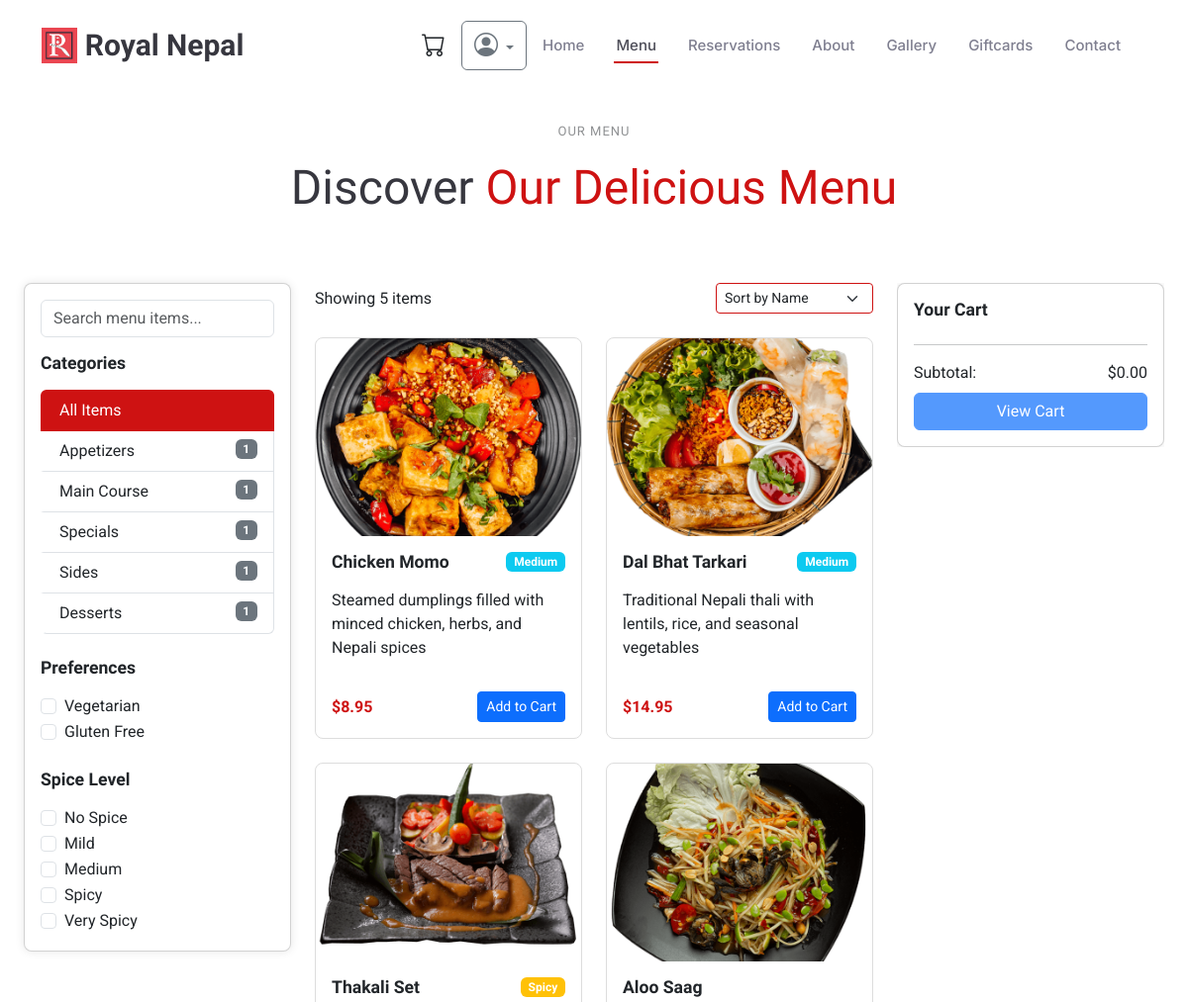
Before: /menu/ (upper part) with the older database file.
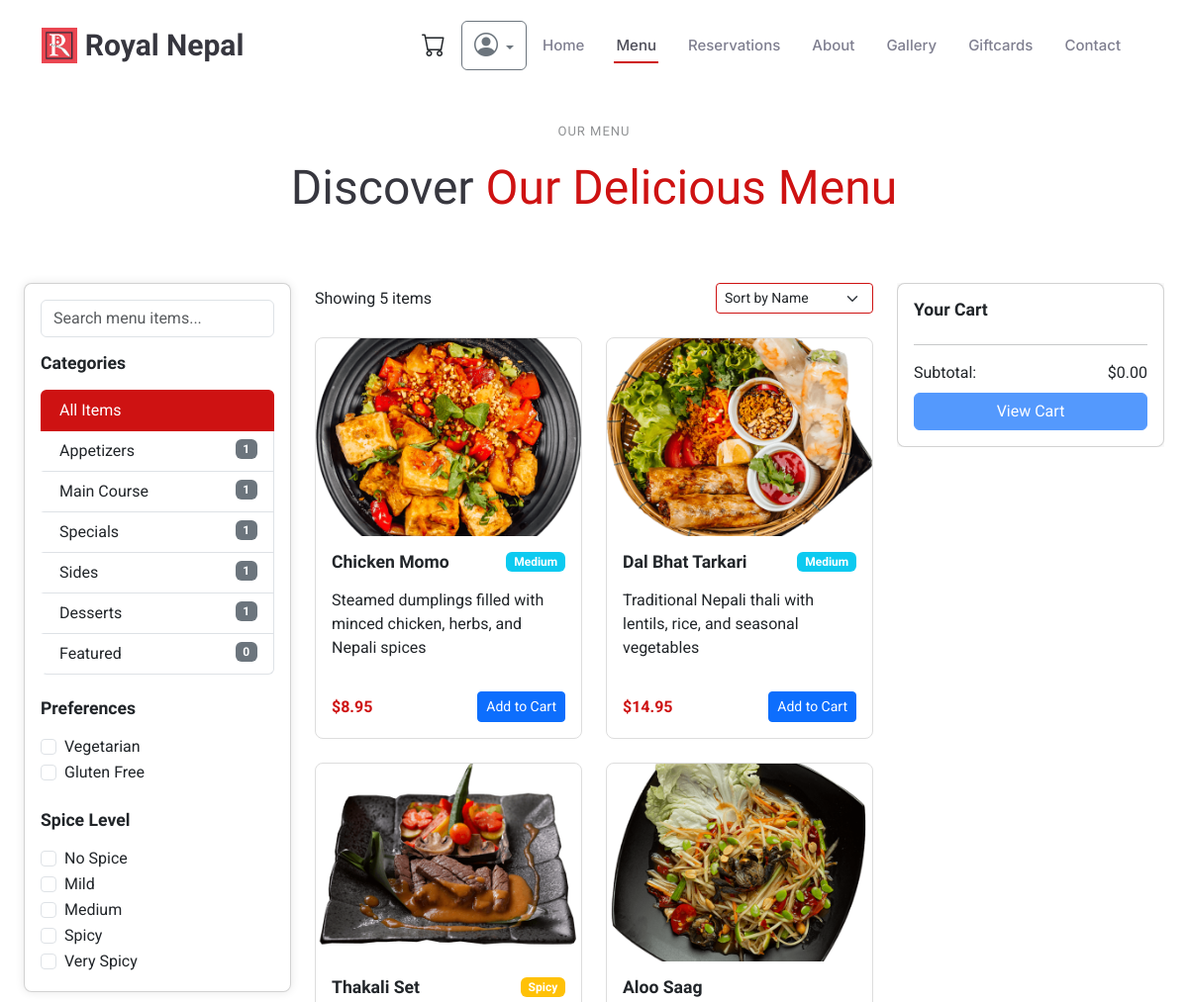
After: the same page with the newer database file.
### menu/models.py (models this page shows, shortened)
class Category(models.Model):
    name = models.CharField(max_length=100)
    slug = models.SlugField(unique=True)
    description = models.TextField(blank=True)
    image = models.ImageField(upload_to='categories/', blank=True, null=True)
    is_active = models.BooleanField(default=True)
    display_order = models.IntegerField(default=0)
    created_at = models.DateTimeField(auto_now=True)
    updated_at = models.DateTimeField(auto_now=True)
    class Meta:
        verbose_name_plural = 'Categories'
        ordering = ['display_order', 'name']

class MenuItem(models.Model):
    SPICE_LEVELS = [
        ('none', 'No Spice'),
        ('mild', 'Mild'),
        ('medium', 'Medium'),
        ('spicy', 'Spicy'),
        ('very_spicy', 'Very Spicy')
    ]
    category = models.ForeignKey(Category, related_name='items', on_delete=models.CASCADE)
    name = models.CharField(max_length=100)
    slug = models.SlugField(unique=True)
    description = models.TextField()
    price = models.DecimalField(
        max_digits=6,
        decimal_places=2,
        validators=[MinValueValidator(Decimal('0.00'))]
    )
    image = models.ImageField(upload_to='menu_items/', blank=True, null=True)
    is_available = models.BooleanField(default=True)
    is_featured = models.BooleanField(default=False)
    is_vegetarian = models.BooleanField(default=False)
    is_vegan = models.BooleanField(default=False)
    is_gluten_free = models.BooleanField(default=False)
    has_spice_customization = models.BooleanField(
        default=False,
        help_text="Allow customers to customize spice level"
    )
    spice_level = models.CharField(
        max_length=20,
        choices=SPICE_LEVELS,
        default='medium'
    )
    has_choices = models.BooleanField(
        default=False,
        help_text="Item has different choices (e.g., meat type, size)"
    )
    requires_choice = models.BooleanField(
        default=False,
        help_text="Customer must select a choice"
    )
    available_choices = models.ManyToManyField(
        ItemChoice,
        blank=True,
        related_name='menu_items'
    )
    available_addons = models.ManyToManyField(
        ItemAddon,
        blank=True,
        related_name='menu_items'
    )
    ingredients = models.TextField(
        blank=True,
        help_text="List main ingredients"
    )
    allergens = models.TextField(
        blank=True,
        help_text="List potential allergens"
    )
    preparation_time = models.PositiveIntegerField(
        default=15,
        help_text="Average preparation time in minutes"
    )
    calories = models.PositiveIntegerField(
        null=True,
        blank=True,
        help_text="Calories per serving"
    )
    created_at = models.DateTimeField(auto_now_add=True)
    updated_at = models.DateTimeField(auto_now=True)
    class Meta:
        ordering = ['category', 'name']
        indexes = [
            models.Index(fields=['category', 'is_available']),
            models.Index(fields=['is_featured', 'is_available']),
        ]
    def get_base_price(self):
        return self.price

### menu/views.py (the view)
# urls.py: path('', views.menu_list, name='menu_list'),
def menu_list(request):
    categories = Category.objects.filter(is_active=True).prefetch_related(
        Prefetch(
            'items',
            queryset=MenuItem.objects.filter(is_available=True)
            .select_related('category')
            .prefetch_related('available_choices', 'available_addons')
        )
    ).order_by('display_order')
    menu_items = MenuItem.objects.filter(
        is_available=True,
        category__is_active=True
    ).select_related('category').prefetch_related(
        'available_choices',
        'available_addons'
    )
    search_query = request.GET.get('search', '').strip()
    category_filter = request.GET.get('category')
    spice_level = request.GET.get('spice_level')
    dietary_filters = request.GET.getlist('dietary')
    if search_query:
        menu_items = menu_items.filter(
            Q(name__icontains=search_query) |
            Q(description__icontains=search_query)
        )
    if category_filter:
        menu_items = menu_items.filter(category__slug=category_filter)
    if spice_level:
        menu_items = menu_items.filter(spice_level=spice_level)
    if 'vegetarian' in dietary_filters:
        menu_items = menu_items.filter(is_vegetarian=True)
    if 'vegan' in dietary_filters:
        menu_items = menu_items.filter(is_vegan=True)
    if 'gluten_free' in dietary_filters:
        menu_items = menu_items.filter(is_gluten_free=True)
    cart = request.session.get('cart', {})
    context = {
        'categories': categories,
        'menu_items': menu_items,
        'spice_levels': MenuItem.SPICE_LEVELS,
        'cart': cart,
        'search_query': search_query,
        'category_filter': category_filter,
        'spice_level': spice_level,
        'dietary_filters': dietary_filters,
    }
    return render(request, 'menu/menu_list.html', context)

### menu/templates/menu/menu_list.html (shortened to what the changed rows need)
{% extends 'base.html' %}
{% load static %}
{% block content %}
<section class="menu-section section">
    <div class="container-fluid px-4">
        <div class="section-title" data-aos="fade-up">
            <h2>Our Menu</h2>
        </div>
        <div class="row">
            <div class="col-lg-3">
                <div class="category-sidebar sticky-lg-top" style="top: 100px; z-index: 10;" data-aos="fade-up">
                    <div class="card">
                        <div class="card-body">
                            <div class="list-group">
                                <a href="#" class="list-group-item list-group-item-action active"
                                   data-category="all" onclick="filterByCategory(event, 'all')">
                                    All Items
                                </a>
                                {% for category in categories %}
                                    <a href="#" class="list-group-item list-group-item-action"
                                       data-category="{{ category.id }}"
                                       onclick="filterByCategory(event, '{{ category.id }}')">
                                        {{ category.name }}
                                        <span class="badge bg-secondary float-end">
                                            {{ category.items.count }}
                                        </span>
                                    </a>
                                {% endfor %}
                            </div>
                            <div class="mt-4">
                                <div class="spice-filters">
                                    {% for level, name in spice_levels %}
                                        <div class="form-check">
                                            <input class="form-check-input" type="checkbox"
                                                   value="{{ level }}" id="spice_{{ level }}"
                                                   onchange="filterMenuItems()">
                                            <label class="form-check-label" for="spice_{{ level }}">
                                                {{ name }}
                                            </label>
                                        </div>
                                    {% endfor %}
                                </div>
                            </div>
                        </div>
                    </div>
                </div>
            </div>
            <div class="col-lg-6">
                <div class="row g-4" id="menuItemsContainer" data-aos="fade-up">
                    {% for item in menu_items %}
                        <div class="col-md-6 menu-item"
                             data-category="{{ item.category.id }}"
                             data-price="{{ item.price }}"
                             data-spice="{{ item.spice_level }}"
                             data-vegetarian="{{ item.is_vegetarian|yesno:'true,false' }}"
                             data-gluten-free="{{ item.is_gluten_free|yesno:'true,false' }}">
                            {% include 'menu/menu_item.html' with item=item %}
                        </div>
                    {% endfor %}
                </div>
            </div>
        </div>
    </div>
</section>
{% endblock %}

### menu/templates/menu/menu_item.html (shortened to what this page needs)
{% load static %}
<div class="card menu-item-card h-100">
    {% if item.image %}
        <img src="{{ item.image.url }}" class="card-img-top menu-item-image" alt="{{ item.name }}">
    {% else %}
        <img src="{% static 'img/menu-default.jpg' %}" class="card-img-top menu-item-image" alt="{{ item.name }}">
    {% endif %}
    <div class="card-body d-flex flex-column">
        <div class="d-flex justify-content-between align-items-start mb-2">
            <h5 class="card-title">{{ item.name }}</h5>
            {% if not item.has_spice_customization %}
                <span class="badge {% if item.spice_level == 'very_spicy' %}bg-danger
                    {% elif item.spice_level == 'spicy' %}bg-warning
                    {% elif item.spice_level == 'medium' %}bg-info{% endif %}">
                    {{ item.get_spice_level_display }}
                </span>
            {% endif %}
        </div>
        <p class="card-text flex-grow-1">{{ item.description }}</p>
        <div class="mt-3">
            <div class="d-flex justify-content-between align-items-center">
                <div class="price-display">
                    <span class="base-price">${{ item.get_base_price }}</span>
                </div>
                {% if item.is_available %}
                    <button class="btn btn-primary btn-sm add-to-cart-btn"
                            type="button"
                            data-bs-toggle="modal"
                            data-bs-target="#customizeModal_{{ item.id }}">
                        Add to Cart
                    </button>
                {% else %}
                    <span class="badge bg-secondary">Not Available</span>
                {% endif %}
            </div>
        </div>
    </div>
</div>

Changed rows visible on the page:
added Category: name "Featured", items.count "0"
